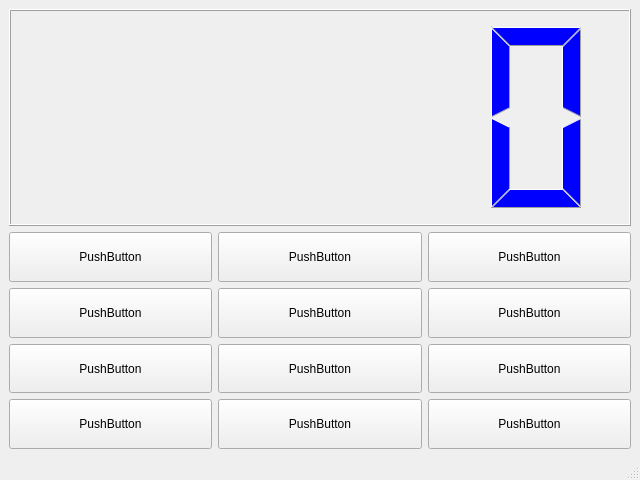
<?xml version="1.0" encoding="UTF-8"?>
<ui version="4.0">
 <class>MainWindow</class>
 <widget class="QMainWindow" name="MainWindow">
  <property name="geometry">
   <rect>
    <x>0</x>
    <y>0</y>
    <width>640</width>
    <height>480</height>
   </rect>
  </property>
  <property name="windowTitle">
   <string>MainWindow</string>
  </property>
  <widget class="QWidget" name="centralwidget">
   <layout class="QVBoxLayout" name="verticalLayout">
    <item>
     <widget class="QLCDNumber" name="lcdNumber">
      <property name="sizePolicy">
       <sizepolicy hsizetype="Minimum" vsizetype="MinimumExpanding">
        <horstretch>0</horstretch>
        <verstretch>0</verstretch>
       </sizepolicy>
      </property>
      <property name="minimumSize">
       <size>
        <width>0</width>
        <height>100</height>
       </size>
      </property>
      <property name="styleSheet">
       <string notr="true">color:blue</string>
      </property>
     </widget>
    </item>
    <item>
     <layout class="QGridLayout" name="gridLayout">
      <item row="0" column="0">
       <widget class="QPushButton" name="pushButton">
        <property name="sizePolicy">
         <sizepolicy hsizetype="Minimum" vsizetype="MinimumExpanding">
          <horstretch>0</horstretch>
          <verstretch>0</verstretch>
         </sizepolicy>
        </property>
        <property name="text">
         <string>PushButton</string>
        </property>
       </widget>
      </item>
      <item row="0" column="1">
       <widget class="QPushButton" name="pushButton_2">
        <property name="sizePolicy">
         <sizepolicy hsizetype="Minimum" vsizetype="MinimumExpanding">
          <horstretch>0</horstretch>
          <verstretch>0</verstretch>
         </sizepolicy>
        </property>
        <property name="text">
         <string>PushButton</string>
        </property>
       </widget>
      </item>
      <item row="0" column="2">
       <widget class="QPushButton" name="pushButton_3">
        <property name="sizePolicy">
         <sizepolicy hsizetype="Minimum" vsizetype="MinimumExpanding">
          <horstretch>0</horstretch>
          <verstretch>0</verstretch>
         </sizepolicy>
        </property>
        <property name="text">
         <string>PushButton</string>
        </property>
       </widget>
      </item>
      <item row="1" column="0">
       <widget class="QPushButton" name="pushButton_4">
        <property name="sizePolicy">
         <sizepolicy hsizetype="Minimum" vsizetype="MinimumExpanding">
          <horstretch>0</horstretch>
          <verstretch>0</verstretch>
         </sizepolicy>
        </property>
        <property name="text">
         <string>PushButton</string>
        </property>
       </widget>
      </item>
      <item row="1" column="1">
       <widget class="QPushButton" name="pushButton_5">
        <property name="sizePolicy">
         <sizepolicy hsizetype="Minimum" vsizetype="MinimumExpanding">
          <horstretch>0</horstretch>
          <verstretch>0</verstretch>
         </sizepolicy>
        </property>
        <property name="text">
         <string>PushButton</string>
        </property>
       </widget>
      </item>
      <item row="1" column="2">
       <widget class="QPushButton" name="pushButton_6">
        <property name="sizePolicy">
         <sizepolicy hsizetype="Minimum" vsizetype="MinimumExpanding">
          <horstretch>0</horstretch>
          <verstretch>0</verstretch>
         </sizepolicy>
        </property>
        <property name="text">
         <string>PushButton</string>
        </property>
       </widget>
      </item>
      <item row="2" column="0">
       <widget class="QPushButton" name="pushButton_7">
        <property name="sizePolicy">
         <sizepolicy hsizetype="Minimum" vsizetype="MinimumExpanding">
          <horstretch>0</horstretch>
          <verstretch>0</verstretch>
         </sizepolicy>
        </property>
        <property name="text">
         <string>PushButton</string>
        </property>
       </widget>
      </item>
      <item row="2" column="1">
       <widget class="QPushButton" name="pushButton_8">
        <property name="sizePolicy">
         <sizepolicy hsizetype="Minimum" vsizetype="MinimumExpanding">
          <horstretch>0</horstretch>
          <verstretch>0</verstretch>
         </sizepolicy>
        </property>
        <property name="text">
         <string>PushButton</string>
        </property>
       </widget>
      </item>
      <item row="2" column="2">
       <widget class="QPushButton" name="pushButton_9">
        <property name="sizePolicy">
         <sizepolicy hsizetype="Minimum" vsizetype="MinimumExpanding">
          <horstretch>0</horstretch>
          <verstretch>0</verstretch>
         </sizepolicy>
        </property>
        <property name="text">
         <string>PushButton</string>
        </property>
       </widget>
      </item>
      <item row="3" column="0">
       <widget class="QPushButton" name="pushButton_10">
        <property name="sizePolicy">
         <sizepolicy hsizetype="Minimum" vsizetype="MinimumExpanding">
          <horstretch>0</horstretch>
          <verstretch>0</verstretch>
         </sizepolicy>
        </property>
        <property name="text">
         <string>PushButton</string>
        </property>
       </widget>
      </item>
      <item row="3" column="1">
       <widget class="QPushButton" name="pushButton_11">
        <property name="sizePolicy">
         <sizepolicy hsizetype="Minimum" vsizetype="MinimumExpanding">
          <horstretch>0</horstretch>
          <verstretch>0</verstretch>
         </sizepolicy>
        </property>
        <property name="text">
         <string>PushButton</string>
        </property>
       </widget>
      </item>
      <item row="3" column="2">
       <widget class="QPushButton" name="pushButton_12">
        <property name="sizePolicy">
         <sizepolicy hsizetype="Minimum" vsizetype="MinimumExpanding">
          <horstretch>0</horstretch>
          <verstretch>0</verstretch>
         </sizepolicy>
        </property>
        <property name="text">
         <string>PushButton</string>
        </property>
       </widget>
      </item>
     </layout>
    </item>
   </layout>
  </widget>
  <widget class="QMenuBar" name="menubar">
   <property name="geometry">
    <rect>
     <x>0</x>
     <y>0</y>
     <width>640</width>
     <height>26</height>
    </rect>
   </property>
  </widget>
  <widget class="QStatusBar" name="statusbar"/>
 </widget>
 <resources/>
 <connections/>
</ui>
